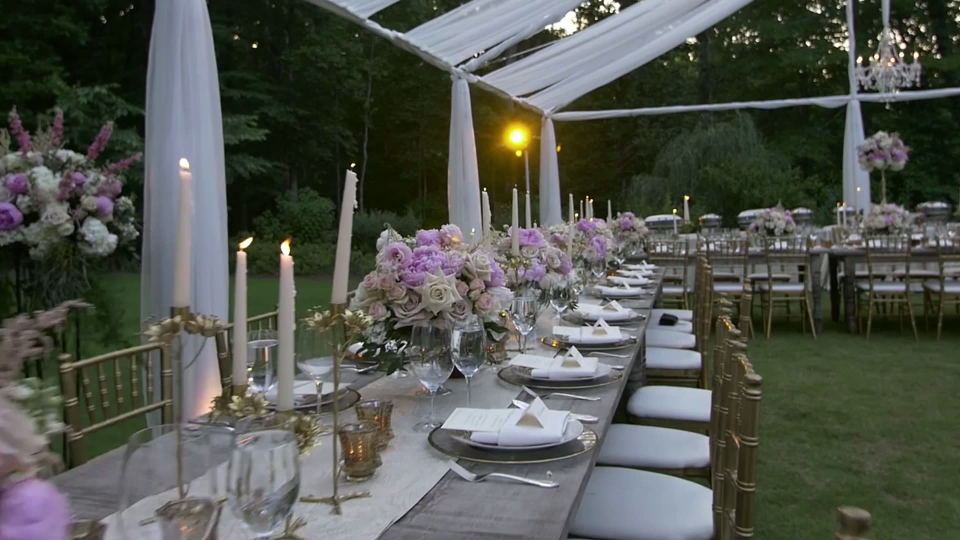
#> input picture assets/video/hero-poster.jpg, 1920 x 1080 px, found by its file name (shown at 1/2 size)
$ python canopy_concept.py
#> lines starting #> are read from the running program, lines starting #| are printed output that depends on the picture
"""Canopy version concept: one tall tree across 4 viewports (canopy bottom of p1 / top of p2, trunks p2-3, roots p4)."""
from PIL import Image, ImageDraw, ImageFont
W, H, N = 720, 450, 4
bg = (27, 34, 30); gold = (201, 158, 92); parch = (249, 246, 240)
canvas = Image.new('RGBA', (W, H * N), bg + (255,))
poster = Image.open('assets/video/hero-poster.jpg').convert('RGBA').resize((W, H))
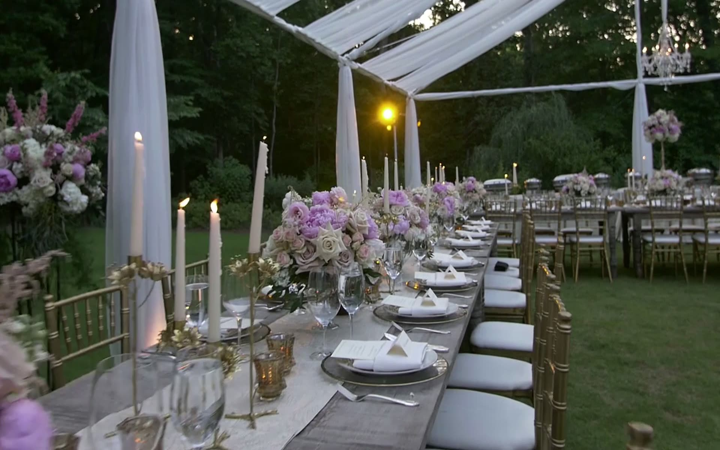
#> poster: PIL image 720x450 RGBA; mean R, G, B, A 82.5, 86, 78.8, 255
poster = Image.alpha_composite(poster, Image.new('RGBA', (W, H), (27, 34, 30, 120)))
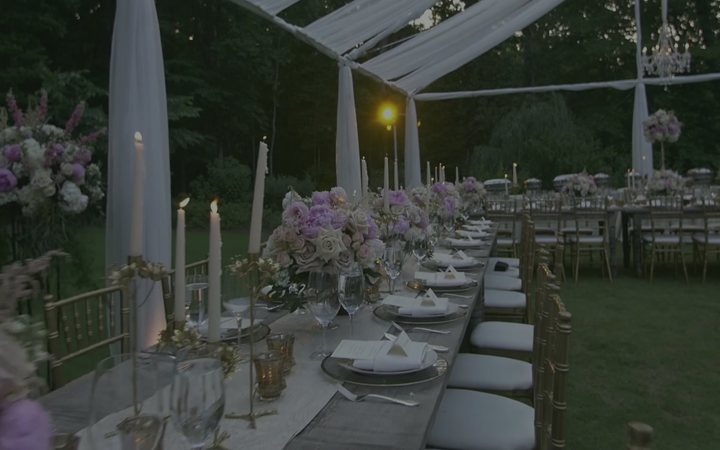
#> poster: PIL image 720x450 RGBA; mean R, G, B, A 56.4, 61.5, 55.8, 255
canvas.paste(poster, (0, 0))
tl = Image.open('assets/tree/trunk-left.webp').convert('RGBA'); tr = Image.open('assets/tree/trunk-right.webp').convert('RGBA')
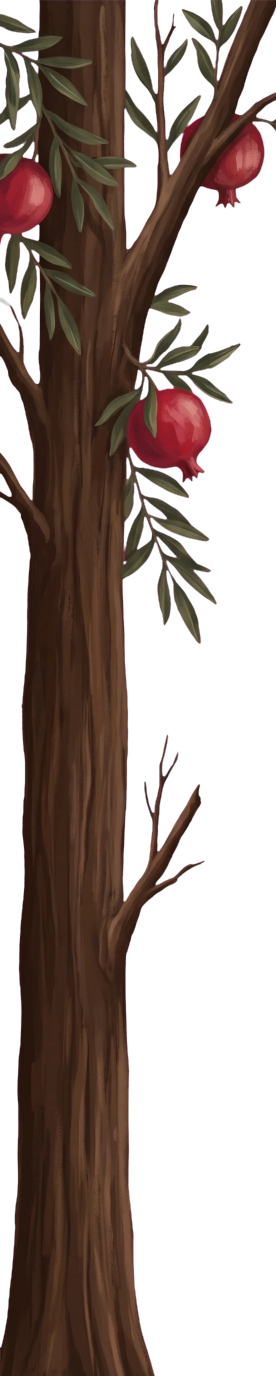
#> input picture assets/tree/trunk-left.webp, 552 x 2752 px, found by its file name (shown at 1/2 size)
#> further down, tl is the input picture: PIL image 552x2752 RGBA; mean R, G, B, A 42.7, 27.3, 21.2, 125.6
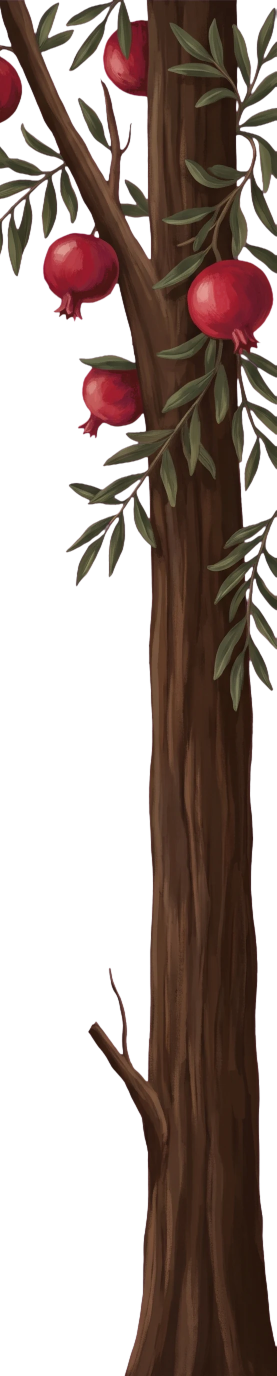
#> input picture assets/tree/trunk-right.webp, 553 x 2752 px, found by its file name (shown at 1/2 size)
#> further down, tr is the input picture: PIL image 553x2752 RGBA; mean R, G, B, A 42.9, 26.9, 21, 125.6
th = int(H * 2.6); tw = int(tl.width * th / tl.height)
#> after `tw = int(tl.width * th / tl.height)`: tw = 234
tl = tl.resize((tw, th)); tr = tr.resize((tw, th)); ty = int(H * 0.95)
canvas.alpha_composite(tl, (-tw // 3, ty)); canvas.alpha_composite(tr, (W - tw + tw // 3, ty))
roots = Image.open('assets/tree/roots-floor.webp').convert('RGBA'); rw = int(W * 1.2); rh = int(roots.height * rw / roots.width)
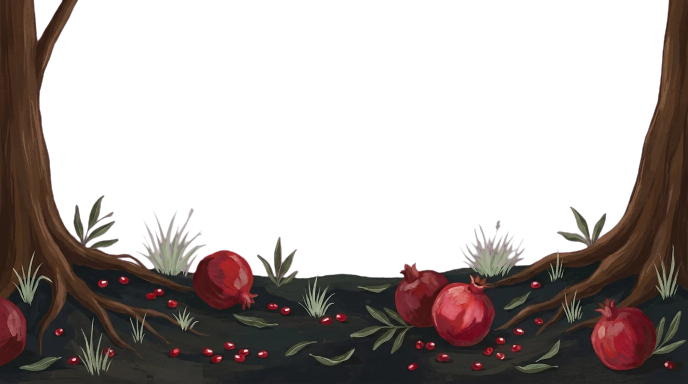
#> input picture assets/tree/roots-floor.webp, 1376 x 768 px, found by its file name (shown at 1/2 size)
#> further down, roots is the input picture: PIL image 1376x768 RGBA; mean R, G, B, A 74.4, 63.5, 60.9, 107.8
#> after `rh = int(roots.height * rw / roots.width)`: rh = 482
roots = roots.resize((rw, rh)); canvas.alpha_composite(roots, (-(rw - W) // 2, H * N - rh + 20))
can = Image.open('assets/tree/canopy-u3.webp').convert('RGBA'); cw = int(W * 1.15); ch = int(can.height * cw / can.width)
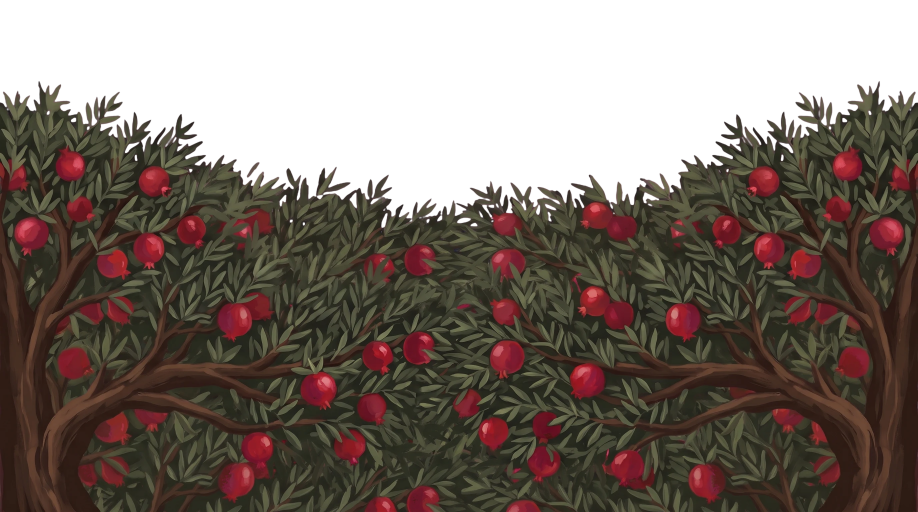
#> input picture assets/tree/canopy-u3.webp, 2752 x 1536 px, found by its file name (shown at 1/3 size)
#> further down, can is the input picture: PIL image 2752x1536 RGBA; mean R, G, B, A 51.4, 38.8, 31.5, 176.2
#> after `ch = int(can.height * cw / can.width)`: ch = 461
can = can.resize((cw, ch)); canvas.alpha_composite(can, (-(cw - W) // 2, int(H * 0.38)))
d = ImageDraw.Draw(canvas)
try:
    f = ImageFont.truetype('C:/Windows/Fonts/georgiab.ttf', 30); fs = ImageFont.truetype('C:/Windows/Fonts/georgia.ttf', 14); fl = ImageFont.truetype('C:/Windows/Fonts/impact.ttf', 64)
except Exception:
    f = fs = fl = ImageFont.load_default()
d.text((W // 2, H * 0.40), 'ANAR EVENTS', font=fl, fill=gold, anchor='mm')
d.line((W * 0.3, H * 0.52, W * 0.7, H * 0.52), fill=gold, width=2)
def ghost(y0, y1, label, sub):
    d.rounded_rectangle((W * 0.28, y0, W * 0.72, y1), radius=6, outline=gold, width=2)
    d.text((W // 2, (y0 + y1) // 2 - 10), label, font=f, fill=parch, anchor='mm')
    d.text((W // 2, (y0 + y1) // 2 + 18), sub, font=fs, fill=gold, anchor='mm')
ghost(H * 1.45, H * 1.85, 'One line + 3 promises', 'short, between the trunks')
ghost(H * 2.15, H * 2.85, 'Celebrations', 'image-led, a few words each')
ghost(H * 3.15, H * 3.55, 'Inquire', 'name - email - message')
for i in range(1, N):
    d.line((0, H * i, W, H * i), fill=(201, 158, 92, 140), width=1)
labels = ['PAGE 1 - canopy at the bottom', 'PAGE 2 - canopy at the top, trunks begin', 'PAGE 3 - trunks both sides', 'PAGE 4 - the ground']
for i, t in enumerate(labels):
    d.rectangle((8, H * i + 8, 8 + 330, H * i + 32), fill=(18, 23, 20, 220)); d.text((14, H * i + 12), t, font=fs, fill=gold)
canvas.convert('RGB').save('docs/report/canopy-concept.jpg', quality=88); print('ok')
#> after `canvas.convert('RGB').save('docs/report/canopy-concept.jpg', quality=8`:
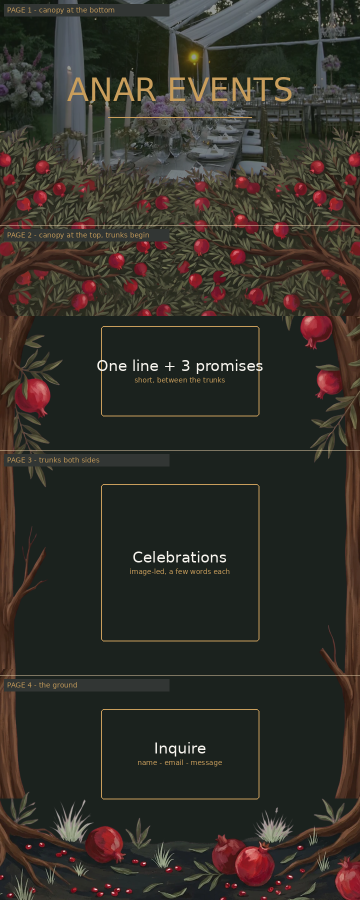
#> canvas: PIL image 720x1800 RGBA (shown at 1/2 size); mean R, G, B, A 49.3, 46.4, 39.5, 254; transparent parts drawn white
#| ok
